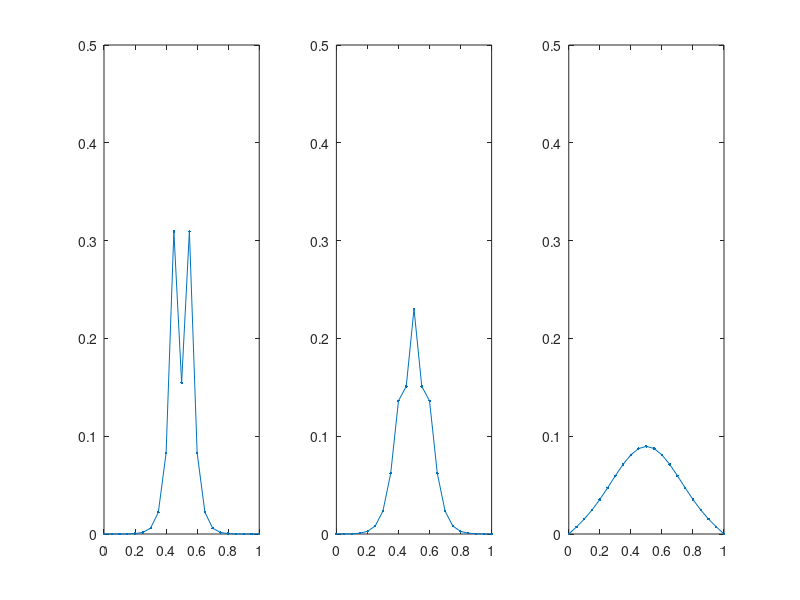

Here is the MATLAB script that generated this plot:
x = linspace(0,1,21);
y0 = zeros(19,1);
y1 = zeros(19,1);
y2 = zeros(19,1);
y3 = zeros(19,1);
y0(10) = 1;
A = -2*diag(diag(ones(19,19)))+diag(diag(ones(18,18)),1)+diag(diag(ones(18,18)),-1);
I = diag(diag(ones(19,19)));
for i = 1:10
    y0 = (2.*I+A)/(2.*I-A)*y0;
    if i == 1
        y1 = y0;
    end
    if i == 2
        y2 = y0;
    end
    if i == 10
        y3 = y0;
    end
end
y1 = [0;y1;0];
y2 = [0;y2;0];
y3 = [0;y3;0];

subplot(1,3,1);
plot(x,y1,'.-');
axis([0 1 0 0.5]);
subplot(1,3,2);
plot(x,y2,'.-');
axis([0 1 0 0.5]);
subplot(1,3,3);
plot(x,y3,'.-');
axis([0 1 0 0.5]);